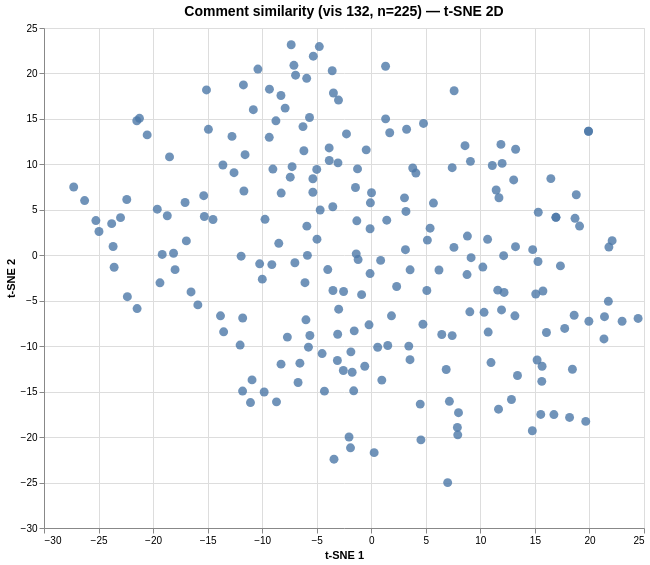

Here is the Vega-Lite specification saved for this chart:
### Vega specification from a JSON file in a GitHub repository (floating-point values rounded to 4 significant figures; data arrays with more than 128 entries replaced by an {"elided": "..."} marker saying what was removed)
{"$schema": "https://vega.github.io/schema/vega/v6.json", "data": [{"name": "param_1e9efca18e7a2868_store"}, {"name": "source_0", "values": {"elided": "225 records"}}, {"name": "source_0_x_domain_dim_1", "values": [{"min": -27.28, "max": 24.46}]}, {"name": "source_0_y_domain_dim_2", "values": [{"min": -25.01, "max": 23.16}]}], "signals": [{"name": "unit", "value": {}, "on": [{"events": "pointermove", "update": "isTuple(group()) ? group() : unit"}]}, {"name": "param_1e9efca18e7a2868", "update": "vlSelectionResolve(\"param_1e9efca18e7a2868_store\", \"union\")"}, {"name": "param_1e9efca18e7a2868_dim_1", "on": [{"events": [{"source": "view", "type": "dblclick"}], "update": "null"}, {"events": {"signal": "param_1e9efca18e7a2868_translate_delta"}, "update": "panLinear(param_1e9efca18e7a2868_translate_anchor.extent_x, -param_1e9efca18e7a2868_translate_delta.x / width)"}, {"events": {"signal": "param_1e9efca18e7a2868_zoom_delta"}, "update": "zoomLinear(domain(\"x\"), param_1e9efca18e7a2868_zoom_anchor.x, param_1e9efca18e7a2868_zoom_delta)"}]}, {"name": "param_1e9efca18e7a2868_dim_2", "on": [{"events": [{"source": "view", "type": "dblclick"}], "update": "null"}, {"events": {"signal": "param_1e9efca18e7a2868_translate_delta"}, "update": "panLinear(param_1e9efca18e7a2868_translate_anchor.extent_y, param_1e9efca18e7a2868_translate_delta.y / height)"}, {"events": {"signal": "param_1e9efca18e7a2868_zoom_delta"}, "update": "zoomLinear(domain(\"y\"), param_1e9efca18e7a2868_zoom_anchor.y, param_1e9efca18e7a2868_zoom_delta)"}]}, {"name": "param_1e9efca18e7a2868_tuple", "on": [{"events": [{"signal": "param_1e9efca18e7a2868_dim_1 || param_1e9efca18e7a2868_dim_2"}], "update": "param_1e9efca18e7a2868_dim_1 && param_1e9efca18e7a2868_dim_2 ? {unit: \"\", fields: param_1e9efca18e7a2868_tuple_fields, values: [param_1e9efca18e7a2868_dim_1,param_1e9efca18e7a2868_dim_2]} : null"}]}, {"name": "param_1e9efca18e7a2868_tuple_fields", "value": [{"field": "dim_1", "channel": "x", "type": "R"}, {"field": "dim_2", "channel": "y", "type": "R"}]}, {"name": "param_1e9efca18e7a2868_translate_anchor", "value": {}, "on": [{"events": [{"source": "scope", "type": "pointerdown"}], "update": "{x: x(unit), y: y(unit), extent_x: domain(\"x\"), extent_y: domain(\"y\")}"}]}, {"name": "param_1e9efca18e7a2868_translate_delta", "value": {}, "on": [{"events": [{"source": "window", "between": [{"source": "scope", "type": "pointerdown"}, {"source": "window", "type": "pointerup"}], "type": "pointermove", "consume": true}], "update": "{x: param_1e9efca18e7a2868_translate_anchor.x - x(unit), y: param_1e9efca18e7a2868_translate_anchor.y - y(unit)}"}]}, {"name": "param_1e9efca18e7a2868_zoom_anchor", "on": [{"events": [{"source": "scope", "consume": true, "type": "wheel"}], "update": "{x: invert(\"x\", x(unit)), y: invert(\"y\", y(unit))}"}]}, {"name": "param_1e9efca18e7a2868_zoom_delta", "on": [{"events": [{"source": "scope", "consume": true, "type": "wheel"}], "update": "pow(1.001, event.deltaY * pow(16, event.deltaMode))", "force": true}]}, {"name": "param_1e9efca18e7a2868_modify", "on": [{"events": {"signal": "param_1e9efca18e7a2868_tuple"}, "update": "modify(\"param_1e9efca18e7a2868_store\", param_1e9efca18e7a2868_tuple, true)"}]}], "marks": [{"type": "symbol", "name": "marks", "from": {"data": "source_0"}, "encode": {"update": {"size": {"value": 80}, "tooltip": {"signal": "{\"Comment #\": format(datum[\"index\"], \"\"), \"Comment\": isValid(datum[\"comment\"]) ? datum[\"comment\"] : \"\"+datum[\"comment\"]}"}, "y": {"field": "dim_2", "scale": "y"}, "opacity": {"value": 0.8}, "x": {"field": "dim_1", "scale": "x"}, "shape": {"value": "circle"}, "fill": {"value": "#4c78a8"}}}, "interactive": true, "style": ["circle"], "clip": true}], "scales": [{"name": "x", "type": "linear", "domain": [{"signal": "(data(\"source_0_x_domain_dim_1\")[0] || {}).min"}, {"signal": "(data(\"source_0_x_domain_dim_1\")[0] || {}).max"}], "range": [0, {"signal": "width"}], "nice": true, "zero": true, "domainRaw": {"signal": "param_1e9efca18e7a2868[\"dim_1\"]"}}, {"name": "y", "type": "linear", "domain": [{"signal": "(data(\"source_0_y_domain_dim_2\")[0] || {}).min"}, {"signal": "(data(\"source_0_y_domain_dim_2\")[0] || {}).max"}], "range": [{"signal": "height"}, 0], "zero": true, "domainRaw": {"signal": "param_1e9efca18e7a2868[\"dim_2\"]"}, "nice": true}], "axes": [{"scale": "x", "tickCount": {"signal": "ceil(width/40)"}, "gridScale": "y", "labels": false, "maxExtent": 0, "ticks": false, "orient": "bottom", "domain": false, "minExtent": 0, "aria": false, "zindex": 0, "grid": true}, {"scale": "y", "ticks": false, "grid": true, "aria": false, "labels": false, "gridScale": "x", "orient": "left", "domain": false, "maxExtent": 0, "minExtent": 0, "zindex": 0, "tickCount": {"signal": "ceil(height/40)"}}, {"scale": "x", "grid": false, "labelFlush": true, "title": "t-SNE 1", "labelOverlap": true, "tickCount": {"signal": "ceil(width/40)"}, "orient": "bottom", "zindex": 0}, {"scale": "y", "zindex": 0, "orient": "left", "title": "t-SNE 2", "grid": false, "labelOverlap": true, "tickCount": {"signal": "ceil(height/40)"}}], "title": {"text": "Comment similarity (vis 132, n=225) — t-SNE 2D", "frame": "group", "fontSize": 14}, "height": 500, "background": "white", "style": "cell", "width": 600, "padding": 5}
